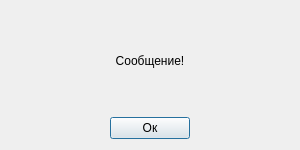
<?xml version="1.0" encoding="UTF-8"?>
<ui version="4.0">
    <class>Dialog</class>
    <widget class="QDialog" name="Dialog">
        <property name="geometry">
            <rect>
                <x>0</x>
                <y>0</y>
                <width>300</width>
                <height>150</height>
            </rect>
        </property>
        <property name="minimumSize">
            <size>
                <width>300</width>
                <height>150</height>
            </size>
        </property>
        <property name="maximumSize">
            <size>
                <width>300</width>
                <height>150</height>
            </size>
        </property>
        <property name="windowTitle">
            <string>Сообщение</string>
        </property>
        <layout class="QVBoxLayout" name="verticalLayout" stretch="9,1">
            <item>
                <widget class="QLabel" name="messageLabel">
                    <property name="contextMenuPolicy">
                        <enum>Qt::NoContextMenu</enum>
                    </property>
                    <property name="text">
                        <string>Сообщение!</string>
                    </property>
                    <property name="alignment">
                        <set>Qt::AlignCenter</set>
                    </property>
                    <property name="wordWrap">
                        <bool>true</bool>
                    </property>
                </widget>
            </item>
            <item>
                <layout class="QHBoxLayout" name="horizontalLayout">
                    <item>
                        <widget class="QPushButton" name="confirmButton">
                            <property name="sizePolicy">
                                <sizepolicy hsizetype="Fixed" vsizetype="Fixed">
                                    <horstretch>0</horstretch>
                                    <verstretch>0</verstretch>
                                </sizepolicy>
                            </property>
                            <property name="text">
                                <string>Ок</string>
                            </property>
                        </widget>
                    </item>
                </layout>
            </item>
        </layout>
    </widget>
    <resources/>
    <connections/>
</ui>
